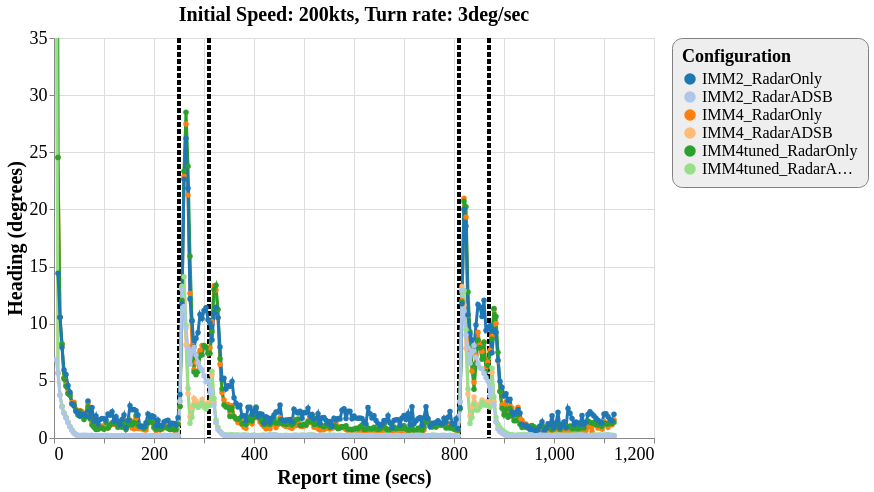

Write a Vega-Lite specification for this figure.
### Vega-Lite specification from a JSON file in a GitHub repository (floating-point values rounded to 4 significant figures; data arrays with more than 128 entries replaced by an {"elided": "..."} marker saying what was removed)
{"config": {"view": {"continuousWidth": 600, "continuousHeight": 400}, "axisX": {"labelFontSize": 18, "titleFontSize": 20}, "axisY": {"labelFontSize": 18, "titleFontSize": 20}, "font": "Times New Roman", "legend": {"cornerRadius": 10, "fillColor": "#EEEEEE", "labelFontSize": 16, "padding": 10, "strokeColor": "gray", "titleFontSize": 18}, "title": {"fontSize": 20}}, "layer": [{"data": {"name": "data-eb1782aa084eec9d4c6c7b9de210d6c9"}, "mark": {"type": "rule", "strokeDash": [5, 2], "strokeWidth": 4}, "encoding": {"color": {"type": "nominal", "field": "color", "scale": null}, "x": {"type": "quantitative", "field": "tt"}}}, {"data": {"name": "data-fd9a5b38c479ea051e0a0742ef6d51a5"}, "mark": {"type": "line", "point": true, "strokeWidth": 3}, "encoding": {"color": {"type": "ordinal", "field": "config", "scale": {"scheme": "category20"}, "sort": ["IMM2_RadarOnly", "IMM2_RadarADSB", "IMM4_RadarOnly", "IMM4_RadarADSB", "IMM4tuned_RadarOnly", "IMM4tuned_RadarADSB"], "title": "Configuration"}, "x": {"type": "quantitative", "field": "time", "title": "Report time (secs)"}, "y": {"type": "quantitative", "field": "rmse_hdg", "scale": {"domain": [0, 35], "zero": false}, "title": "Heading (degrees)"}}, "selection": {"selector122": {"type": "interval", "bind": "scales", "encodings": ["x", "y"]}}, "title": "Initial Speed: 200kts, Turn rate: 3deg/sec"}], "$schema": "https://vega.github.io/schema/vega-lite/v4.8.1.json", "datasets": {"data-eb1782aa084eec9d4c6c7b9de210d6c9": [{"tt": 250, "color": "black"}, {"tt": 310, "color": "black"}, {"tt": 810, "color": "black"}, {"tt": 870, "color": "black"}], "data-fd9a5b38c479ea051e0a0742ef6d51a5": {"elided": "1679 records"}}}
